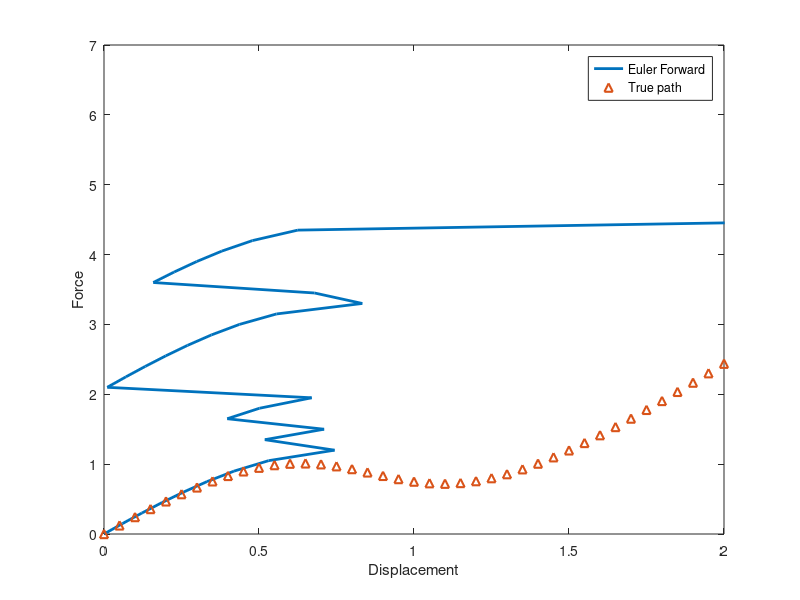

Write MATLAB code to recreate this figure.
%% Exercise 1.1 a) Euler forward method
clc;
clear;
close all;

load_steps = 40;
P = 0;                                  % Initial load
y0 = sind(60);                          % Initial angle
u = 0;                                  % Initial displacement
%du = 0;                                % Initial displacement
kbar = 1;                               % Initial given value
force_curve = zeros(load_steps, 1);     % Normalised force
ubar = zeros(load_steps, 1);            % Normalised diplacement

dP = 0.15;

for n = 1:load_steps

    P = P + dP;
    
    Kt = 2*(1 + (y0^2-1)/((1-2*u*y0 + u^2)^(3/2))) + kbar;
    
    du = dP/Kt;
    
    u = u + du;
    
    force_curve(n+1) = P;         % Numerical force results from Euler Forward
    ubar(n+1) = u;                % Normalised displacement
end

Pbar = [];
u = 0:0.05:2;
for i = 1:length(u)  % True equilibrium path
    
    lambda = sqrt(1 - 2*u(i)*y0 + u(i)^2);
    p = 2*(1/lambda - 1)*(y0-u(i)) + kbar*u(i);

    Pbar = [Pbar; p];
end

figure(1)
p1 = plot(ubar, force_curve, 'LineWidth', 2);
hold on 
p2 = plot(u, Pbar, '^', 'LineWidth', 1.5);
hold off
xlabel('Displacement')
ylabel('Force')
legend([p1 p2], 'Euler Forward', 'True path')
xlim([0 2])
